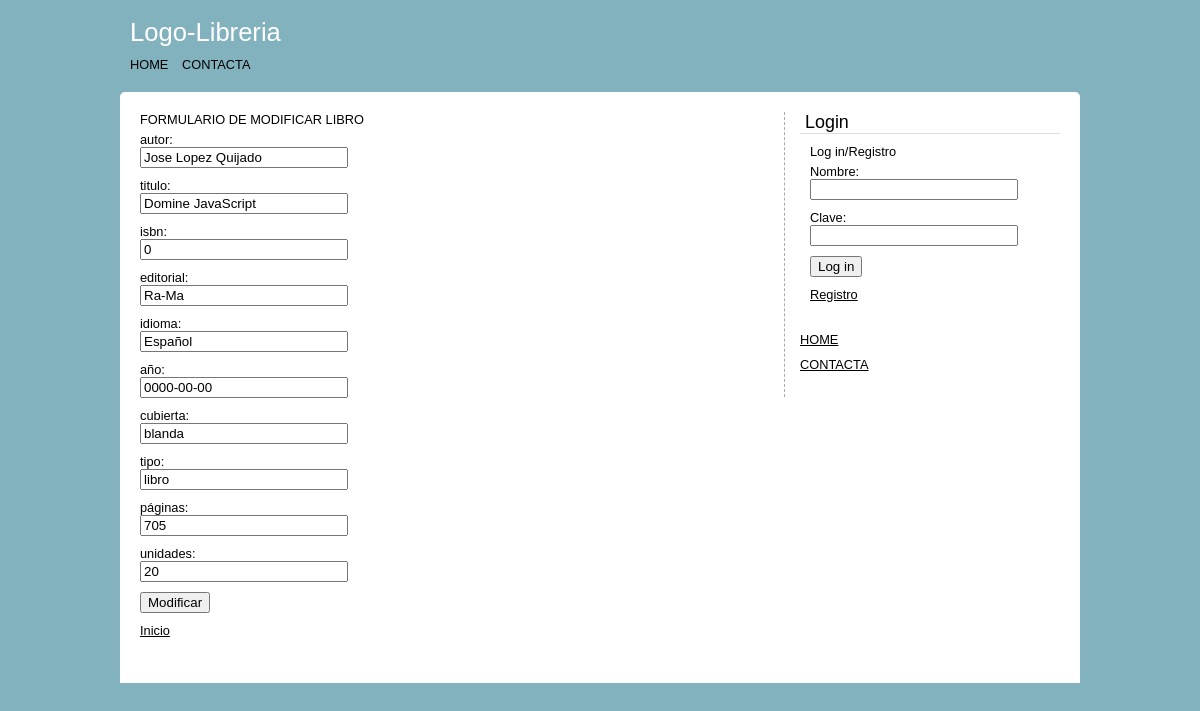
/libroModificarFormulario.php?id_libro=1, run on the app's committed database.
### tables this page shows
CREATE TABLE `libros` (
  `id_libro` int(20) NOT NULL,
  `autor` varchar(50) NOT NULL,
  `titulo` varchar(50) NOT NULL,
  `isbn` int(11) NOT NULL COMMENT 'isbn son 13 dígitos',
  `editorial` varchar(50) NOT NULL,
  `idioma` varchar(50) NOT NULL,
  `year` date NOT NULL,
  `cubierta` varchar(20) NOT NULL COMMENT 'tapa dura o blanda',
  `tipo` varchar(50) NOT NULL DEFAULT 'libro' COMMENT 'libro, colección, material',
  `paginas` varchar(20) NOT NULL,
  `unidades` int(20) NOT NULL DEFAULT '0' COMMENT 'stock',
  `disponibilidad` varchar(1) NOT NULL DEFAULT 'S' COMMENT 'S , N'
);

### core/functions/books.php (called while the page is built, shortened)
<?php
function get_book_by_id($connection, $id_libro) {
    $id_libro = $connection->real_escape_string($id_libro);
    $resultquery = $connection->query("SELECT * FROM libros WHERE id_libro =$id_libro");
    $resultBook = null;
    if ($book = $resultquery->fetch_object('Book')) {
        $resultBook = $book;
    }
    return $resultBook;
}
?>

### core/classes/book.php (called while the page is built, shortened)
<?php
class Book {
	private $autor;
	private $titulo;
	private $isbn;
	private $editorial;
	private $idioma;
	private $year;
	private $cubierta;
	private $tipo;
	private $paginas;
	private $unidades;
	public function get_autor() {
		return $this->autor;
	}
	public function get_titulo() {
		return $this->titulo;
	}
	public function get_isbn() {
		return $this->isbn;
	}
	public function get_editorial() {
		return $this->editorial;
	}
	public function get_idioma() {
		return $this->idioma;
	}
	public function get_year() {
		return $this->year;
	}
	public function get_cubierta() {
		return $this->cubierta;
	}
	public function get_tipo() {
		return $this->tipo;
	}
	public function get_paginas() {
		return $this->paginas;
	}
	public function get_unidades() {
		return $this->unidades;
	}
}

### libroModificarFormulario.php (the view, shortened to what this page needs)
<?php include 'core/init.php'; ?>
<?php include 'includes/overall/overallheader.php'; ?>
<?php
	$id_libro = $_GET['id_libro'];
	$book = get_book_by_id($conexion, $id_libro);
?>
	<form action="libroModificar.php" method="post">
	FORMULARIO DE MODIFICAR LIBRO
	<ul id="login">
		<li>
			<label for="autor">autor:</label><br>
			<input type="text" id="autor" name="autor" value="<?php echo $book->get_autor(); ?>">
		</li>
		<li>
			<label for="titulo">titulo:</label><br>
			<input type="text" id="titulo" name="titulo" value="<?php echo $book->get_titulo(); ?>">
		</li>
		<li>
			<label for="isbn">isbn:</label><br>
			<input type="text" id="isbn" name="isbn" value="<?php echo $book->get_isbn(); ?>">
		</li>
		<li>
			<label for="editorial">editorial:</label><br>
			<input type="text" id="editorial" name="editorial" value="<?php echo $book->get_editorial(); ?>">
		</li>
		<li>
			<label for="idioma">idioma:</label><br>
			<input type="text" id="idioma" name="idioma" value="<?php echo $book->get_idioma(); ?>">
		</li>
		<li>
			<label for="year">año:</label><br>
			<input type="text" id="year" name="year" value="<?php echo $book->get_year(); ?>">
		</li>
		<li>
			<label for="cubierta">cubierta:</label><br>
			<input type="text" id="cubierta" name="cubierta" value="<?php echo $book->get_cubierta(); ?>">
		</li>
		<li>
			<label for="tipo">tipo:</label><br>
			<input type="text" id="tipo" name="tipo" value="<?php echo $book->get_tipo(); ?>">
		</li>
		<li>
			<label for="paginas">páginas:</label><br>
			<input type="text" id="paginas" name="paginas" value="<?php echo $book->get_paginas(); ?>">
		</li>
		<li>
			<label for="unidades">unidades:</label><br>
			<input type="text" id="unidades" name="unidades" value="<?php echo $book->get_unidades(); ?>">
		</li>
		<li>
			<input type="submit" value="Modificar">
		</li>
		<li>
			<a href="index.php">Inicio</a>
		</li>
	</ul>
	</form>

### css/estilo.css (style rules this page uses)
ul { padding:0; margin:0 0 20px 0; list-style:none; }
a:link, a:visited { text-decoration:underline; color:#000; }
ul li { padding:5px 0; }
ul li input[type="text"], ul li input[type="password"] { width:200px; }
body { background:#82b2be; font-family:Arial; font-size:0.8em; }

### data on the page
libros: autor "Jose Lopez Quijado", titulo "Domine JavaScript", isbn "0", editorial "Ra-Ma", idioma "Español", year "0000-00-00", cubierta "blanda", tipo "libro", paginas "705", unidades "20"
